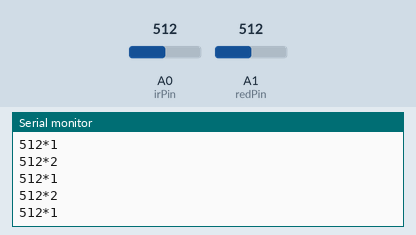
Bench run of a sketch on a simulated Arduino Uno, built with avr-gcc and run on an emulated ATmega328P. Shown: the last lines printed to the serial monitor. Inputs (shaded band) come from the test bench; at power-on: A0 (irPin) = 512, A1 (redPin) = 512.

Above: at 1.2 s.
1.3 s: A0 (irPin) set to 716
At 2.0 s:
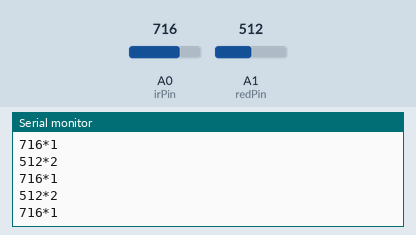
2.8 s: A1 (redPin) set to 716
At 3.6 s:
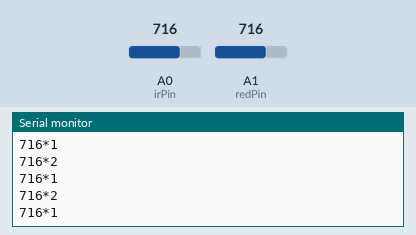
4.3 s: A0 (irPin) set to 900
At 4.8 s:
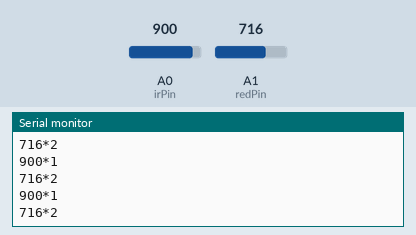
5.8 s: A1 (redPin) set to 900
At 6.7 s:
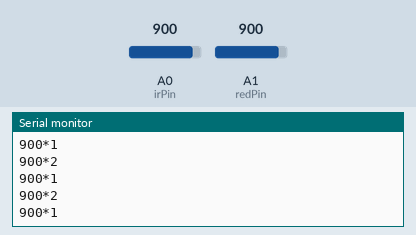
Timing chart, 0 to 8.3 s (numbered marks = the images above; inputs shaded):
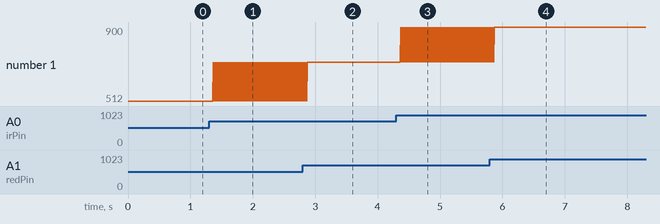

Measured:
- after the input at 1.3 s, the serial monitor: prints a new line after 0.07 s (image 1)
- after the input at 2.8 s, the serial monitor: prints a new line after 0.08 s (image 2)
- after the input at 4.3 s, the serial monitor: prints a new line after 0.07 s (image 3)
- after the input at 5.8 s, the serial monitor: prints a new line after 0.08 s (image 4)
- plotted number 1: 512 → 716 after the input at 1.3 s, 716 → 900 after the input at 4.3 s

The sketch:

analogReadRedIR.ino
```cpp
const int irPin = A0;
const int redPin = A1;

int irval = 0;
int redval = 0;

void setup() {
  // put your setup code here, to run once:
  Serial.begin(9600);
//  pinMode(irPin,INPUT);
//  pinMode(redPin,INPUT);
}

void loop() {
  // put your main code here, to run repeatedly:
  irval = analogRead(irPin);
  Serial.print(irval);
  Serial.println("*1");
  redval = analogRead(redPin);
  Serial.print(redval);
  Serial.println("*2");
  delay(10);
}
```
